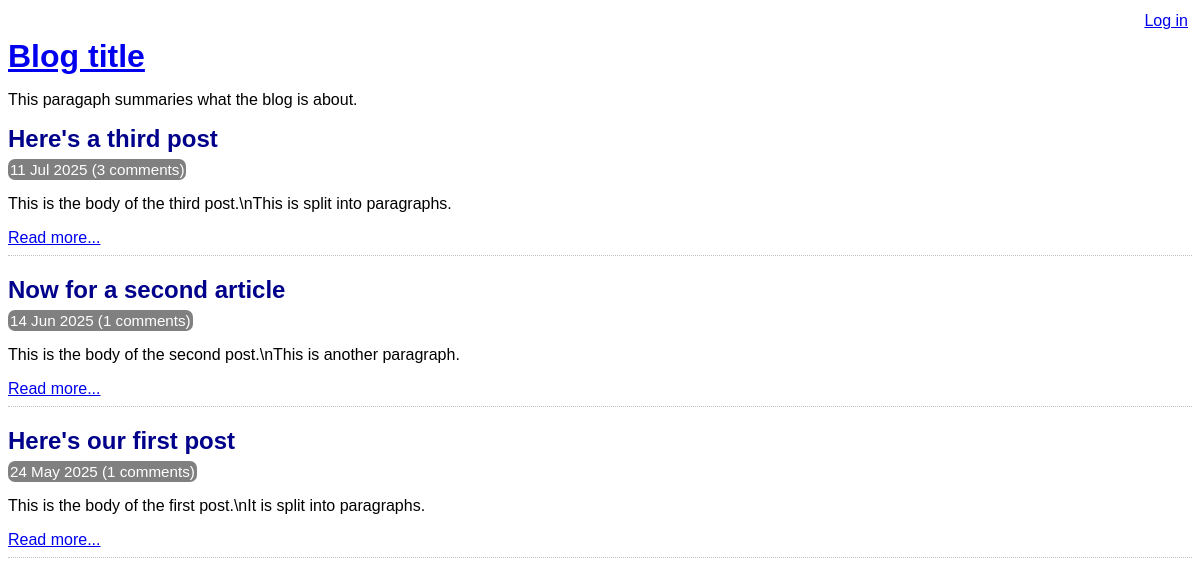
Before: / with the older database file.
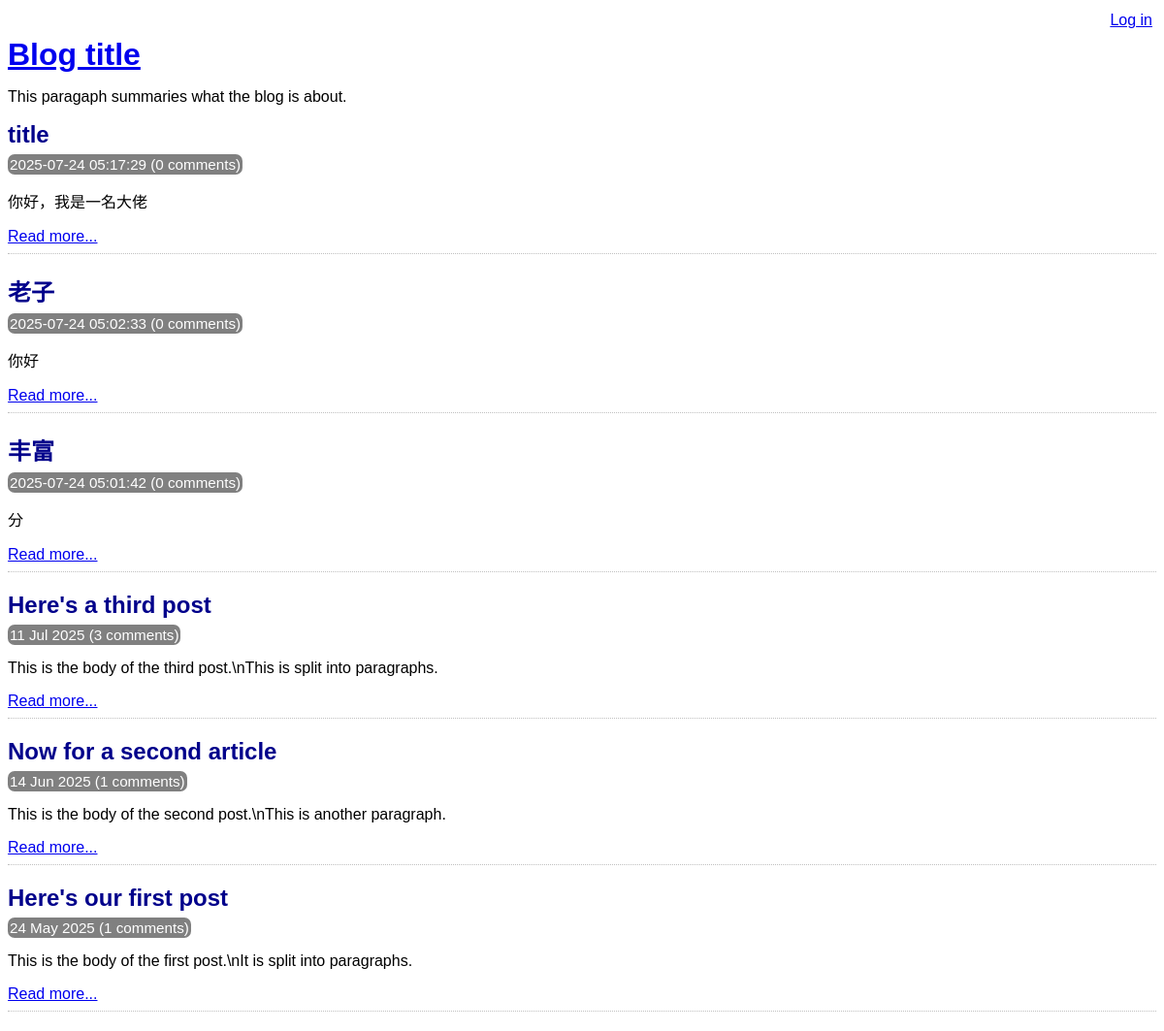
After: the same page with the newer database file.
### tables this page shows
CREATE TABLE post (
    id INTEGER PRIMARY KEY AUTOINCREMENT NOT NULL,
    title VARCHAR NOT NULL,
    body VARCHAR NOT NULL,
    user_id INTEGER NOT NULL,
    created_at VARCHAR NOT NULL,
    updated_at VARCHAR,
    FOREIGN KEY (user_id) REFERENCES user(id)
);

### lib/common.php (called while the page is built, shortened)
<?php
function htmlEscape($html)
{
    return htmlspecialchars($html, ENT_HTML5, 'UTF-8');
}
function convertSqlDate($sqlDate)
{
    $date = DateTime::createFromFormat('!Y-m-d', $sqlDate);
    if ($date === false) {
        return $sqlDate;
    }
    return $date->format('d M Y');
}
function countCommentsForPost(PDO $pdo,$postId){
$sql="
SELECT
COUNT(*) c
FROM  comment
WHERE post_id=:post_id
";
$stmt=$pdo->prepare($sql);
$stmt->execute(array('post_id'=>$postId));
return (int) $stmt->fetchColumn();
}
function isLoggedIn(){
    return isset($_SESSION['logged_in_username']);
}
?>

### index.php (the view, shortened to what this page needs)
<?php
require 'lib/common.php';
try{
$pdo=getPDO();
$stmt = $pdo->query(
    'SELECT
       id, title, created_at, body
    FROM
        post
    ORDER BY
        created_at DESC'
);
}catch(PDOException $e){
die('Database error: ' . $e->getMessage());
}
?>
<!DOCTYPE html>
<html lang="en">
    <head>
     <?php  require 'templates/head.php'?>
        </head>
    <body>
    <header>
                <?php require 'templates/title.php' ?>
        </header>
        <div class="post-list">
            <?php while ($row = $stmt->fetch(PDO::FETCH_ASSOC)): ?>
                <div class="post-synopsis">
                    <h2>
                        <?php echo htmlEscape($row['title']) ?>
                    </h2>
                    <div class="meta">
                        <?php echo convertSqlDate($row['created_at']) ?>
                        (<?php echo countCommentsForPost($pdo,$row['id']) ?> comments)
                    </div>
                    <p>
                        <?php echo htmlEscape($row['body']) ?>
                    </p>
                    <div class="read-more">
                        <a
                            href="view-post.php?post_id=<?php echo $row['id'] ?>"
                        >Read more...</a>
                    </div>
                </div>
            <?php endwhile ?>
        </div>
    </body>
</html>

### templates/head.php (shortened to what this page needs)
<link rel="stylesheet"  type="text/css" href="assets/main.css" />

### templates/title.php (shortened to what this page needs)
<div class="top-menu">
    <div class="menu-options">
        <?php if(isLoggedIn()):?>
            <a href="edit-post.php">New Post</a>
            Hello <?php echo htmlEscape(getAuthUser())?>.
            <a href="logout.php">Log out</a>
            <?php else:?>
                <a href="login.php">Log in</a>
            <?php endif;?>
        </div>
    </div>
<a href="index.php"><h1>Blog title</h1></a>
<p><?php echo htmlEscape('This paragaph summaries what the blog is about.'); ?></p>

### assets/main.css (style rules this page uses)
.top-menu { border:1px dotted sliver; min-height:18px; padding: 4px; margin-bottom:4px; }
.menu-options { float:right; }
h1,h2,h3 { margin-top: 0; margin-bottom: 8px; }
body { font-family: sans-serif; }
.post-synopsis { padding-bottom: 8px; border-bottom: 1px dotted silver; margin-bottom: 20px; }
.post-synopsis h2, .post h2 { color: darkblue; }
.post .date, .post-synopsis .meta { color:white; background-color: grey; border-radius: 7px; padding:2px; display:inline; font-size:0.95em; }

Changed rows visible on the page:
added post: title "title", created_at "2025-07-24 05:17:29", id "0", body "你好，我是一名大佬"
added post: title "老子", created_at "2025-07-24 05:02:33", id "0", body "你好"
added post: title "丰富", created_at "2025-07-24 05:01:42", id "0", body "分"
